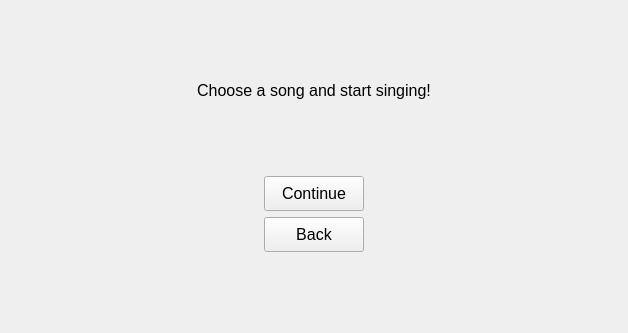
<?xml version="1.0" encoding="UTF-8"?>
<ui version="4.0">
 <class>StartSingingView</class>
 <widget class="QWidget" name="StartSingingView">
  <property name="geometry">
   <rect>
    <x>0</x>
    <y>0</y>
    <width>628</width>
    <height>333</height>
   </rect>
  </property>
  <property name="windowTitle">
   <string>Form</string>
  </property>
  <layout class="QGridLayout" name="gridLayout">
   <item row="0" column="0">
    <layout class="QVBoxLayout" name="verticalLayout">
     <item>
      <spacer name="verticalSpacer_2">
       <property name="orientation">
        <enum>Qt::Vertical</enum>
       </property>
       <property name="sizeType">
        <enum>QSizePolicy::MinimumExpanding</enum>
       </property>
       <property name="sizeHint" stdset="0">
        <size>
         <width>20</width>
         <height>40</height>
        </size>
       </property>
      </spacer>
     </item>
     <item>
      <widget class="QLabel" name="label">
       <property name="font">
        <font>
         <pointsize>12</pointsize>
        </font>
       </property>
       <property name="text">
        <string>Choose a song and start singing!</string>
       </property>
       <property name="alignment">
        <set>Qt::AlignCenter</set>
       </property>
      </widget>
     </item>
     <item>
      <spacer name="verticalSpacer">
       <property name="orientation">
        <enum>Qt::Vertical</enum>
       </property>
       <property name="sizeType">
        <enum>QSizePolicy::MinimumExpanding</enum>
       </property>
       <property name="sizeHint" stdset="0">
        <size>
         <width>20</width>
         <height>40</height>
        </size>
       </property>
      </spacer>
     </item>
     <item alignment="Qt::AlignHCenter">
      <widget class="QPushButton" name="chooseSongButton">
       <property name="sizePolicy">
        <sizepolicy hsizetype="MinimumExpanding" vsizetype="Fixed">
         <horstretch>0</horstretch>
         <verstretch>0</verstretch>
        </sizepolicy>
       </property>
       <property name="minimumSize">
        <size>
         <width>100</width>
         <height>35</height>
        </size>
       </property>
       <property name="maximumSize">
        <size>
         <width>16777215</width>
         <height>16777215</height>
        </size>
       </property>
       <property name="font">
        <font>
         <pointsize>12</pointsize>
        </font>
       </property>
       <property name="text">
        <string>Continue</string>
       </property>
      </widget>
     </item>
     <item alignment="Qt::AlignHCenter">
      <widget class="QPushButton" name="backButton">
       <property name="sizePolicy">
        <sizepolicy hsizetype="MinimumExpanding" vsizetype="Fixed">
         <horstretch>0</horstretch>
         <verstretch>0</verstretch>
        </sizepolicy>
       </property>
       <property name="minimumSize">
        <size>
         <width>100</width>
         <height>35</height>
        </size>
       </property>
       <property name="font">
        <font>
         <pointsize>12</pointsize>
        </font>
       </property>
       <property name="text">
        <string>Back</string>
       </property>
      </widget>
     </item>
     <item>
      <spacer name="verticalSpacer_3">
       <property name="orientation">
        <enum>Qt::Vertical</enum>
       </property>
       <property name="sizeHint" stdset="0">
        <size>
         <width>20</width>
         <height>40</height>
        </size>
       </property>
      </spacer>
     </item>
    </layout>
   </item>
  </layout>
 </widget>
 <resources/>
 <connections/>
</ui>
